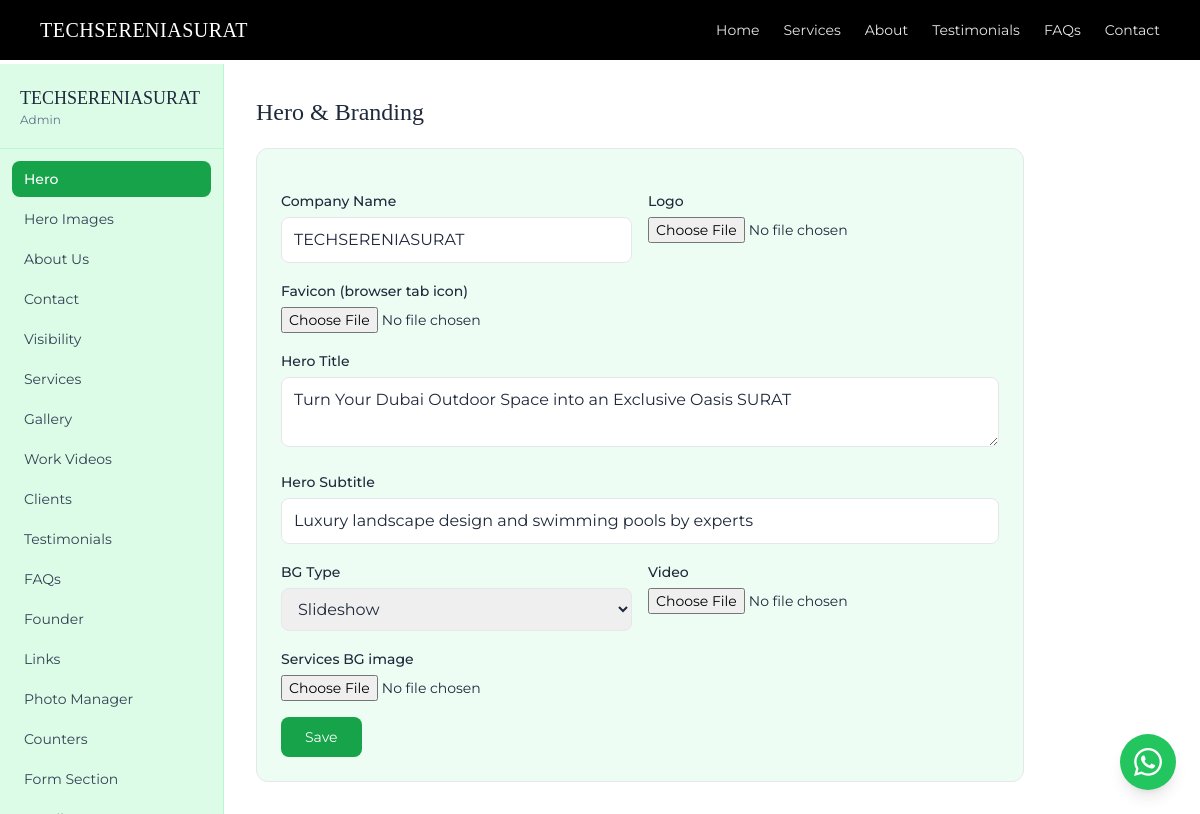
/admin (signed in), run on the app's committed database.
### tables this page shows
CREATE TABLE settings (
            id INTEGER PRIMARY KEY, company_name TEXT DEFAULT 'TECHSERENIA',
            hero_title TEXT DEFAULT 'Turn Your Dubai Outdoor Space into an Exclusive Oasis',
            hero_subtitle TEXT DEFAULT 'Luxury landscape design and swimming pools by experts',
            logo TEXT DEFAULT '', bg_type TEXT DEFAULT 'image', bg_file TEXT DEFAULT '',
            whatsapp TEXT DEFAULT '971500000000', phone TEXT DEFAULT '', email TEXT DEFAULT '',
            address TEXT DEFAULT '', map_url TEXT DEFAULT '', instagram TEXT DEFAULT '', facebook TEXT DEFAULT '',
            founder_name TEXT DEFAULT 'Founder Name', founder_title TEXT DEFAULT 'Founder & CEO',
            founder_desc TEXT DEFAULT 'Passionate about creating beautiful outdoor spaces across Dubai.',
            founder_image TEXT DEFAULT '', services_bg TEXT DEFAULT '',
            admin_pass TEXT DEFAULT '', delete_pass TEXT DEFAULT '',
            stat_projects TEXT DEFAULT '150', stat_years TEXT DEFAULT '12', stat_satisfaction TEXT DEFAULT '98', stat_team TEXT DEFAULT '25', stat_happy TEXT DEFAULT '200', stat_reviews TEXT DEFAULT '180',
            counters_bg TEXT DEFAULT '', faq_image TEXT DEFAULT '', faq_heading TEXT DEFAULT 'Some General Question?', cta_bg TEXT DEFAULT '', form_title TEXT DEFAULT 'Transform Your Dream Landscape with a Tailored Consultation', form_subtitle TEXT DEFAULT 'Book a private, one-on-one consultation with Dubai''s leading landscaping experts to explore a bespoke outdoor design tailored to your villa and lifestyle.', form_heading TEXT DEFAULT 'Schedule Your Free Consultation',
            smtp_sender TEXT DEFAULT '', smtp_app_pass TEXT DEFAULT '', smtp_receiver TEXT DEFAULT '',
            intro_title TEXT DEFAULT 'Green Space Landscaping Services',
            intro_text TEXT DEFAULT 'We believe outdoor spaces should be sanctuaries that nurture well-being and celebrate nature.',
            intro_image TEXT DEFAULT '', intro_badge TEXT DEFAULT '6+', intro_badge_label TEXT DEFAULT 'Year Experience',
            show_services INTEGER DEFAULT 1, show_about INTEGER DEFAULT 1, show_founder INTEGER DEFAULT 1,
            show_testimonials INTEGER DEFAULT 1, show_faqs INTEGER DEFAULT 1, show_gallery INTEGER DEFAULT 1, show_intro INTEGER DEFAULT 1, show_clients INTEGER DEFAULT 1, show_videos TEXT DEFAULT '1', favicon TEXT DEFAULT '');

### app.py (the view, shortened to what this page needs)
@app.route("/admin", methods=["GET","POST"])
def admin():
    if request.method=="POST" and "password" in request.form and not session.get("admin"):
        if check_admin_pass(request.form.get("password","")):
            session["admin"]=True; return redirect(url_for("admin"))
        flash("Wrong password")
    if not session.get("admin"):
        return render_template("admin.html", login=True, s=gs(), services=[], testimonials=[], faqs=[], links=[], hero_images=[], gallery=[], clients=[], all_imgs=[], videos=[])
    with db() as c:
        hero_imgs=[dict(r) for r in c.execute("SELECT id,filename FROM hero_images ORDER BY id")]
    return render_template("admin.html", login=False, s=gs(), services=get_services(),
        testimonials=get_testimonials(), faqs=get_faqs(), links=get_links(),
        hero_images=hero_imgs, gallery=get_gallery(), clients=get_clients(), all_imgs=all_images(), videos=get_videos())

### app.py (called while the page is built)
def db():
    c = sqlite3.connect(DB_PATH); c.row_factory = sqlite3.Row; return c

def gs():
    with db() as c: return dict(c.execute("SELECT * FROM settings WHERE id=1").fetchone())

def get_services():
    with db() as c:
        svcs=[dict(r) for r in c.execute("SELECT * FROM services ORDER BY id")]
        for s in svcs:
            imgs=c.execute("SELECT filename FROM service_images WHERE service_id=?",(s["id"],)).fetchall()
            s["images"]=[i["filename"] for i in imgs] or ([s["image"]] if s.get("image") else [])
        return svcs

def get_gallery():
    with db() as c: return [dict(r) for r in c.execute("SELECT * FROM gallery ORDER BY id DESC")]

def get_testimonials():
    with db() as c: return [dict(r) for r in c.execute("SELECT * FROM testimonials ORDER BY id DESC")]

def get_faqs():
    with db() as c: return [dict(r) for r in c.execute("SELECT * FROM faqs ORDER BY id")]

def get_links():
    with db() as c: return [dict(r) for r in c.execute("SELECT * FROM external_links ORDER BY id")]

def get_clients():
    with db() as c: return [dict(r) for r in c.execute("SELECT * FROM clients ORDER BY id")]

def get_videos():
    with db() as c: return [dict(r) for r in c.execute("SELECT * FROM work_videos ORDER BY id DESC")]

### templates/admin.html (shortened to what this page needs)
{% extends "base.html" %}
{% block content %}
<div class="min-h-screen bg-white pt-16">
{% if login %}
<div class="max-w-md mx-auto mt-20 bg-white p-8 rounded-2xl shadow-xl border">
  <h1 class="font-display text-2xl text-center mb-2">{{ s.company_name if s else 'TECHSERENIA' }}</h1>
  <p class="text-center text-slate-500 text-sm mb-6">Admin Login</p>
  {% with messages=get_flashed_messages() %}{% if messages %}<p class="text-red-600 text-center text-sm mb-4">{{ messages[0] }}</p>{% endif %}{% endwith %}
  <form method="POST" class="space-y-4">
    <input type="password" name="password" placeholder="Password" class="w-full border rounded-lg px-4 py-3" required>
    <button class="w-full bg-green-600 text-white py-3 rounded-lg">Login</button>
  </form>
  <p class="text-xs text-slate-400 text-center mt-4">Default: admin123</p>
</div>
{% else %}
<div class="flex min-h-[calc(100vh-64px)]">
  <aside class="w-56 bg-grass-soft border-r border-green-200 shrink-0 sticky top-16 h-[calc(100vh-64px)] overflow-y-auto">
    <div class="p-5 border-b border-green-200"><div class="font-display text-lg">{{ s.company_name }}</div><div class="text-xs text-slate-500">Admin</div></div>
    <nav class="p-3 text-sm space-y-1">
      {% for tid,label in [('settings','Hero'),('heroimgs','Hero Images'),('intro','About Us'),('contact','Contact'),('visibility','Visibility'),('services','Services'),('gallery','Gallery'),('videos','Work Videos'),('clients','Clients'),('testimonials','Testimonials'),('faqs','FAQs'),('founder','Founder'),('links','Links'),('images','Photo Manager'),('stats','Counters'),('cta','Form Section'),('email','Email'),('security','Passwords'),('database','Database')] %}
      <button type="button" data-tab="{{ tid }}" class="tab-btn w-full text-left px-3 py-2 rounded-lg {% if loop.first %}bg-green-600 text-white font-medium{% else %}text-slate-700 hover:bg-green-100{% endif %}">{{ label }}</button>
      {% endfor %}
    </nav>
  </aside>
  <main class="flex-1 p-6 md:p-8 overflow-y-auto bg-white">
    <div id="panel-settings" class="panel">
      <h2 class="font-display text-2xl mb-5">Hero & Branding</h2>
      <form method="POST" enctype="multipart/form-data" class="bg-grass-soft/50 rounded-xl border p-6 space-y-4 max-w-3xl">
        <div class="grid md:grid-cols-2 gap-4">
          <div><label class="text-sm font-medium">Company Name</label><input name="company_name" value="{{ s.company_name }}" class="w-full border rounded-lg px-3 py-2.5 mt-1"></div>
          <div><label class="text-sm font-medium">Logo</label><input type="file" name="logo" accept="image/*" class="text-sm mt-1 w-full"></div>
        </div>
        <div>
          <label class="text-sm font-medium">Favicon (browser tab icon)</label>
          <input type="file" name="favicon" accept="image/x-icon,image/png,.ico,.png" class="text-sm mt-1 w-full">
        </div>
        <div><label class="text-sm font-medium">Hero Title</label><textarea name="hero_title" rows="2" class="w-full border rounded-lg px-3 py-2.5 mt-1">{{ s.hero_title }}</textarea></div>
        <div><label class="text-sm font-medium">Hero Subtitle</label><input name="hero_subtitle" value="{{ s.hero_subtitle }}" class="w-full border rounded-lg px-3 py-2.5 mt-1"></div>
        <div class="grid md:grid-cols-2 gap-4">
          <div><label class="text-sm font-medium">BG Type</label><select name="bg_type" class="w-full border rounded-lg px-3 py-2.5 mt-1"><option value="image" {% if s.bg_type=='image' %}selected{% endif %}>Slideshow</option><option value="video" {% if s.bg_type=='video' %}selected{% endif %}>Video</option></select></div>
          <div><label class="text-sm font-medium">Video</label><input type="file" name="bg_file" accept="video/*" class="text-sm mt-1 w-full"></div>
        </div>
        <div><label class="text-sm font-medium">Services BG image</label><input type="file" name="services_bg" accept="image/*" class="text-sm mt-1 w-full"></div>
        <button class="bg-green-600 text-white px-6 py-2.5 rounded-lg text-sm">Save</button>
      </form>
    </div>
  </main>
</div>
{% endif %}
</div>
{% endblock %}

### templates/base.html (shortened to what this page needs)
<!DOCTYPE html>
<html lang="en">
<head>
<script src="https://cdn.tailwindcss.com"></script>
<link rel="stylesheet" href="https://cdn.jsdelivr.net/npm/swiper@11/swiper-bundle.min.css">
</head>
<body class="bg-grass-soft text-slate-800" oncontextmenu="return false" onselectstart="return false" ondragstart="return false">
<header class="fixed top-0 inset-x-0 z-50 bg-black">
  <div class="max-w-7xl mx-auto flex items-center justify-between px-5 md:px-10 py-3 md:py-4">
    <a href="/#home" class="flex items-center gap-3">
      <span class="font-display text-lg md:text-xl text-white tracking-wide">{{ s.company_name if s else 'TECHSERENIA' }}</span>
    </a>
    <nav class="hidden md:flex items-center gap-6 text-sm text-white/90">
      <a href="/#home" class="hover:text-grass-light">Home</a>
      <a href="/#services" class="hover:text-grass-light">Services</a>
      <a href="/#about-us" class="hover:text-grass-light">About</a>
      <a href="/#testimonials" class="hover:text-grass-light">Testimonials</a>
      <a href="/#faqs" class="hover:text-grass-light">FAQs</a>
      <a href="/#consult" class="hover:text-grass-light">Contact</a>
    </nav>
  </div>
</header>
{% block content %}{% endblock %}
<a href="https://wa.me/{{ s.whatsapp if s and s.whatsapp else '971500000000' }}?text=Hello%2C%20I%27m%20interested%20in%20your%20landscaping%20services%20in%20Dubai." target="_blank" class="fixed bottom-6 right-6 z-40 bg-grass hover:bg-grass-dark w-14 h-14 rounded-full flex items-center justify-center shadow-lg">
</a>
</body></html>

### templates/base.html (style rules this page uses)
body { font-family:Montserrat,sans-serif;background:#f0fdf4;-webkit-user-select:none;user-select:none;-webkit-touch-callout:none }
.font-display { font-family:'Playfair Display',serif }
html { scroll-behavior:smooth }
input,textarea,select { user-select:text;-webkit-user-select:text }

### data on the page
settings: company_name "TECHSERENIASURAT", hero_title "Turn Your Dubai Outdoor Space into an Exclusive Oasis SURAT", hero_subtitle "Luxury landscape design and swimming pools by experts", bg_type "Slideshow"

### other printed values
{{ label }} "Hero" "Hero Images" "About Us" "Contact" "Visibility" "Services" "Gallery" "Work Videos" "Clients" "Testimonials" "FAQs" "Founder" "Links" "Photo Manager" "Counters" "Form Section"
